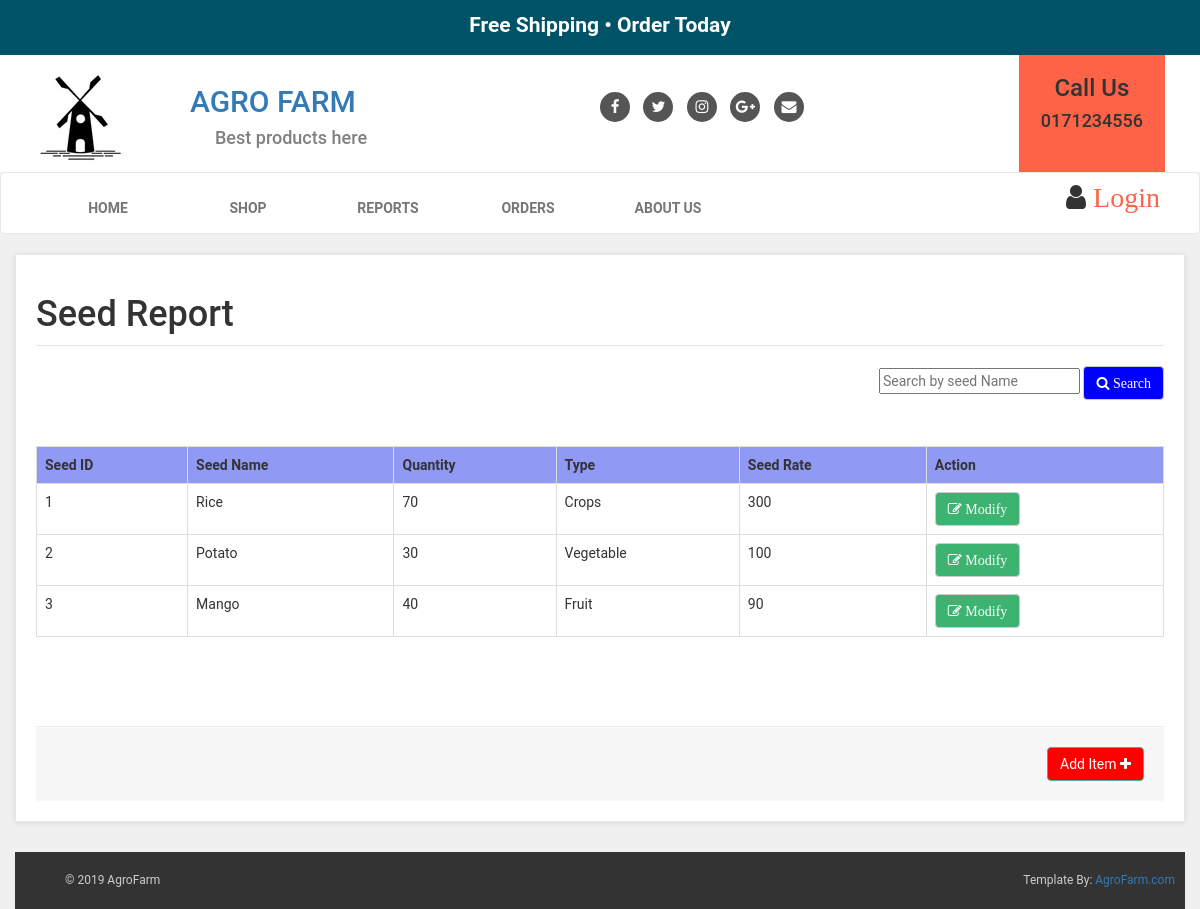
Page /Owner/seedreport.php on the committed database.
### tables this page shows
CREATE TABLE `seed` (
  `Sid` int(5) NOT NULL,
  `Sname` varchar(20) NOT NULL,
  `Type` varchar(10) NOT NULL,
  `Rate` int(10) NOT NULL,
  `Quantity` int(10) NOT NULL
);

### Owner/seedreport.php (the view, shortened to what this page needs)
<?php
include "includes/connection.php";
?>
<!DOCTYPE html>
<html>
<head>
	<link rel="stylesheet" href="https://maxcdn.bootstrapcdn.com/bootstrap/3.4.0/css/bootstrap.min.css">
	<link rel="stylesheet" href="style.css">
	<link href="https://stackpath.bootstrapcdn.com/font-awesome/4.7.0/css/font-awesome.min.css" rel="stylesheet">
</head>
<body>
<?php
include "includes/owner_header.php";
?>
		<div class="col-md-12" id="cart">
			<div class="box">
				<form action="" method="post" enctype="multipart-form-data">
					<legend><h1>Seed Report</h1></legend>
					<div>
					<span class="pull-right">
							<input type="text" name="search" placeholder="Search by seed Name">
							<button class="btn btn-default" type="submit" name="submit" value="submit" style="background-color: blue;color: white;">
								<i class="fa fa-search"> Search</i>
							</button>
					</span>
				</div>
				<br>
				<br>
				<br>
					<div class="table-responsive">
						<div class="scroll">
						<table class="table">
<?php
if(isset($_POST['submit']))
{
		$q=mysqli_query($db,"select * from seed where Sname like '%$_POST[search]%'");
		if(mysqli_num_rows($q)==0)
		{
			?>
			<script type="text/javascript">
				alert("No Seed Found");
			</script>
			<?php
			$result=mysqli_query($db,"select * from `seed`;");
echo "<table class='table table-bordered table-hover' >";
echo "<tr style='background-color: #9099f3;'>";
	echo "<th>";  echo "Seed ID";  echo "</th>";
	echo "<th>";  echo "Seed Name";  echo "</th>";
	echo "<th>";  echo "Quantity";  echo "</th>";
	echo "<th>";  echo "Type";  echo "</th>";
	echo "<th>";  echo "Seed Rate";  echo "</th>";
	echo "<th>";  echo "Action";  echo "</th>";
	echo "</tr>";
while($row=mysqli_fetch_assoc($result))
{
	echo "<tr>";
		echo "<td>";  echo $row['Sid'];  echo "</td>";
		echo "<td>";  echo $row['Sname'];  echo "</td>";
		echo "<td>";  echo $row['Quantity'];  echo "</td>";
		echo "<td>";  echo $row['Type'];  echo "</td>";
		echo "<td>";  echo $row['Rate'];  echo "</td>";
		echo "<td>"; ?><button class="btn btn-default edition" type="button" style="background-color: mediumseagreen;color: white;">
								<i class="fa fa-pencil-square-o"> Modify</i>
							</button>
		<?php
		echo "</td>";
	echo "</tr>";
}
echo "</table>";
		}
		else
		{
				echo "<table class='table table-bordered table-hover' >";
echo "<tr style='background-color: #9099f3;'>";
	echo "<th>";  echo "Seed ID";  echo "</th>";
	echo "<th>";  echo "Seed Name";  echo "</th>";
	echo "<th>";  echo "Quantity";  echo "</th>";
	echo "<th>";  echo "Type";  echo "</th>";
	echo "<th>";  echo "Seed Rate";  echo "</th>";
	echo "<th>";  echo "Action";  echo "</th>";
echo "</tr>";
while($row=mysqli_fetch_assoc($q))
{
	echo "<tr>";
		echo "<td>";  echo $row['Sid'];  echo "</td>";
		echo "<td>";  echo $row['Sname'];  echo "</td>";
		echo "<td>";  echo $row['Quantity'];  echo "</td>";
		echo "<td>";  echo $row['Type'];  echo "</td>";
		echo "<td>";  echo $row['Rate'];  echo "</td>";
		echo "<td>"; ?><button class="btn btn-default edition" type="button" style="background-color: mediumseagreen;color: white;">
								<i class="fa fa-pencil-square-o"> Modify</i>
							</button>
		<?php
		echo "</td>";
	echo "</tr>";
}
echo "</table>";
		}
}
else
{
	$result=mysqli_query($db,"select * from `seed`;");
echo "<table class='table table-bordered table-hover' >";
echo "<tr style='background-color: #9099f3;'>";
	echo "<th>";  echo "Seed ID";  echo "</th>";
	echo "<th>";  echo "Seed Name";  echo "</th>";
	echo "<th>";  echo "Quantity";  echo "</th>";
	echo "<th>";  echo "Type";  echo "</th>";
	echo "<th>";  echo "Seed Rate";  echo "</th>";
	echo "<th>";  echo "Action";  echo "</th>";
	echo "</tr>";
while($row=mysqli_fetch_assoc($result))
{
	echo "<tr>";
		echo "<td>";  echo $row['Sid'];  echo "</td>";
		echo "<td>";  echo $row['Sname'];  echo "</td>";
		echo "<td>";  echo $row['Quantity'];  echo "</td>";
		echo "<td>";  echo $row['Type'];  echo "</td>";
		echo "<td>";  echo $row['Rate'];  echo "</td>";
		echo "<td>"; ?><button class="btn btn-default edition" type="button" style="background-color: mediumseagreen;color: white;">
								<i class="fa fa-pencil-square-o"> Modify</i>
							</button>
		<?php
		echo "</td>";
	echo "</tr>";
}
echo "</table>";
}
?>
</div>
					<div class="box-footer">
						<div class="pull-right">
							<a href="#" class="btn btn-primary" id="add_item" style="background-color: red;">Add Item <i class="fa fa-plus"></i></a>
						</div>
					</div>
				</form>
			</div>
</div>
<footer>
	<?php
	include "shop_footer.php";
	?>
</footer>
</body>
</html>

### Customer/styles/style.css (style rules this page uses)
body { font-family: "Roboto",Helvetica,Arial,sans-sarif; font-size: 14px; line-height: 1.42857143; color: #333333; background-color: #f0f0f0; }
.btn-primary { color: rgb(255,255,255); background-color: rgb(75,151,168); border-color: rgb(65,179,156); }
.box { background: #fff; margin: 0 0 30px; border: solid 1px #e6e6e6; padding: 20px; box-shadow: 0 1px 5px rgba(0,0,0,0.1); }
.box .box-footer { background: #f7f7f7; margin: 30px, -20px -20px; padding: 20px; border-top: solid 1px #eeeeee; }
.box .box-footer:before, .box .box-footer:after { content: " "; display: table; }
.box .box-footer:after { clear: both; }

### Owner/seedreport.php (style rules this page uses)
.scroll { width:100%; height:300px; overflow: scroll; }

### Owner/includes/owner_header.php (style rules this page uses)
.btn-primary { color: rgb(255,255,255); background-color: rgb(75,151,168); border-color: rgb(65,179,156); }

### Owner/shop_footer.php (style rules this page uses)
body { font-family: "Roboto",Helvetica,Arial,sans-sarif; font-size: 14px; line-height: 1.42857143; color: #333333; background-color: #f0f0f0; }

### rows in the picture
seed: Sid "1", Sname "Rice", Quantity "70", Type "Crops", Rate "300"
seed: Sid "2", Sname "Potato", Quantity "30", Type "Vegetable", Rate "100"
seed: Sid "3", Sname "Mango", Quantity "40", Type "Fruit", Rate "90"
